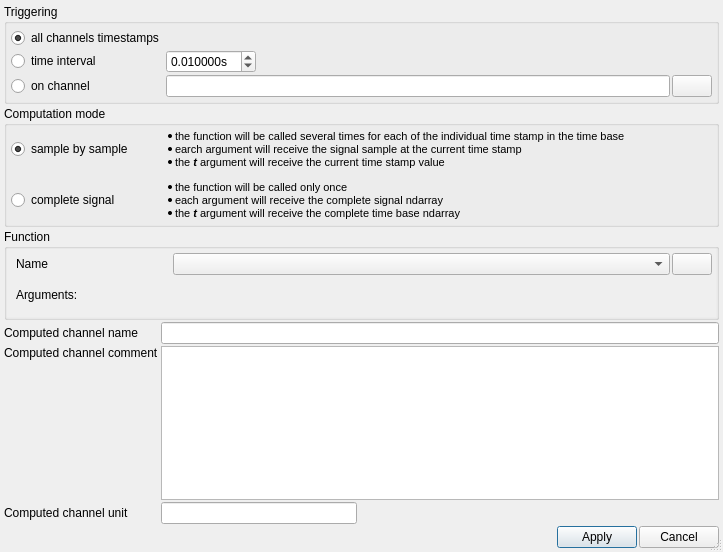
<?xml version="1.0" encoding="UTF-8"?>
<ui version="4.0">
 <class>ComputedChannel</class>
 <widget class="QDialog" name="ComputedChannel">
  <property name="geometry">
   <rect>
    <x>0</x>
    <y>0</y>
    <width>723</width>
    <height>552</height>
   </rect>
  </property>
  <property name="maximumSize">
   <size>
    <width>16777215</width>
    <height>16777215</height>
   </size>
  </property>
  <property name="windowTitle">
   <string>Define new channel</string>
  </property>
  <property name="windowIcon">
   <iconset resource="resource.qrc">
    <normaloff>:/plus.png</normaloff>:/plus.png</iconset>
  </property>
  <property name="sizeGripEnabled">
   <bool>true</bool>
  </property>
  <layout class="QGridLayout" name="gridLayout" rowstretch="0,0,1,0,0,0,0,0" columnstretch="0,0,0,0,0">
   <property name="leftMargin">
    <number>4</number>
   </property>
   <property name="topMargin">
    <number>4</number>
   </property>
   <property name="rightMargin">
    <number>4</number>
   </property>
   <property name="bottomMargin">
    <number>4</number>
   </property>
   <property name="spacing">
    <number>2</number>
   </property>
   <item row="5" column="1" colspan="4">
    <widget class="QPlainTextEdit" name="comment"/>
   </item>
   <item row="7" column="3">
    <widget class="QPushButton" name="apply_btn">
     <property name="text">
      <string>Apply</string>
     </property>
    </widget>
   </item>
   <item row="0" column="0" colspan="5">
    <widget class="QGroupBox" name="groupBox_3">
     <property name="title">
      <string>Triggering</string>
     </property>
     <layout class="QGridLayout" name="gridLayout_8">
      <property name="leftMargin">
       <number>4</number>
      </property>
      <property name="topMargin">
       <number>4</number>
      </property>
      <property name="rightMargin">
       <number>4</number>
      </property>
      <property name="bottomMargin">
       <number>4</number>
      </property>
      <property name="spacing">
       <number>2</number>
      </property>
      <item row="1" column="2">
       <spacer name="horizontalSpacer_8">
        <property name="orientation">
         <enum>Qt::Horizontal</enum>
        </property>
        <property name="sizeHint" stdset="0">
         <size>
          <width>40</width>
          <height>20</height>
         </size>
        </property>
       </spacer>
      </item>
      <item row="1" column="1">
       <widget class="QDoubleSpinBox" name="trigger_interval">
        <property name="suffix">
         <string>s</string>
        </property>
        <property name="decimals">
         <number>6</number>
        </property>
        <property name="minimum">
         <double>0.000001000000000</double>
        </property>
        <property name="maximum">
         <double>10.000000000000000</double>
        </property>
        <property name="singleStep">
         <double>0.100000000000000</double>
        </property>
        <property name="value">
         <double>0.010000000000000</double>
        </property>
       </widget>
      </item>
      <item row="4" column="1" colspan="2">
       <widget class="QLineEdit" name="trigger_channel"/>
      </item>
      <item row="4" column="0">
       <widget class="QRadioButton" name="triggering_on_channel">
        <property name="text">
         <string>on channel</string>
        </property>
       </widget>
      </item>
      <item row="1" column="0">
       <widget class="QRadioButton" name="triggering_on_interval">
        <property name="text">
         <string>time interval</string>
        </property>
       </widget>
      </item>
      <item row="4" column="3">
       <widget class="QPushButton" name="trigger_search_btn">
        <property name="text">
         <string/>
        </property>
        <property name="icon">
         <iconset resource="resource.qrc">
          <normaloff>:/search.png</normaloff>:/search.png</iconset>
        </property>
       </widget>
      </item>
      <item row="0" column="0">
       <widget class="QRadioButton" name="triggering_on_all">
        <property name="text">
         <string>all channels timestamps</string>
        </property>
        <property name="checked">
         <bool>true</bool>
        </property>
       </widget>
      </item>
     </layout>
    </widget>
   </item>
   <item row="7" column="1">
    <spacer name="horizontalSpacer_3">
     <property name="orientation">
      <enum>Qt::Horizontal</enum>
     </property>
     <property name="sizeHint" stdset="0">
      <size>
       <width>40</width>
       <height>20</height>
      </size>
     </property>
    </spacer>
   </item>
   <item row="7" column="4">
    <widget class="QPushButton" name="cancel_btn">
     <property name="text">
      <string>Cancel</string>
     </property>
    </widget>
   </item>
   <item row="6" column="0">
    <widget class="QLabel" name="label_6">
     <property name="text">
      <string>Computed channel unit</string>
     </property>
    </widget>
   </item>
   <item row="5" column="0">
    <widget class="QLabel" name="label_8">
     <property name="text">
      <string>Computed channel comment</string>
     </property>
     <property name="alignment">
      <set>Qt::AlignLeading|Qt::AlignLeft|Qt::AlignTop</set>
     </property>
    </widget>
   </item>
   <item row="6" column="1">
    <widget class="QLineEdit" name="unit">
     <property name="placeholderText">
      <string/>
     </property>
    </widget>
   </item>
   <item row="3" column="0">
    <widget class="QLabel" name="label_7">
     <property name="text">
      <string>Computed channel name</string>
     </property>
    </widget>
   </item>
   <item row="3" column="1" colspan="4">
    <widget class="QLineEdit" name="name">
     <property name="inputMask">
      <string/>
     </property>
     <property name="text">
      <string/>
     </property>
     <property name="placeholderText">
      <string/>
     </property>
    </widget>
   </item>
   <item row="7" column="2">
    <spacer name="horizontalSpacer_7">
     <property name="orientation">
      <enum>Qt::Horizontal</enum>
     </property>
     <property name="sizeHint" stdset="0">
      <size>
       <width>40</width>
       <height>20</height>
      </size>
     </property>
    </spacer>
   </item>
   <item row="2" column="0" colspan="5">
    <widget class="QGroupBox" name="groupBox">
     <property name="title">
      <string>Function</string>
     </property>
     <layout class="QVBoxLayout" name="verticalLayout">
      <property name="spacing">
       <number>0</number>
      </property>
      <property name="leftMargin">
       <number>0</number>
      </property>
      <property name="topMargin">
       <number>0</number>
      </property>
      <property name="rightMargin">
       <number>0</number>
      </property>
      <property name="bottomMargin">
       <number>0</number>
      </property>
      <item>
       <widget class="QScrollArea" name="scrollArea">
        <property name="frameShape">
         <enum>QFrame::NoFrame</enum>
        </property>
        <property name="lineWidth">
         <number>0</number>
        </property>
        <property name="widgetResizable">
         <bool>true</bool>
        </property>
        <widget class="QWidget" name="args_widget">
         <property name="geometry">
          <rect>
           <x>0</x>
           <y>0</y>
           <width>713</width>
           <height>69</height>
          </rect>
         </property>
         <layout class="QGridLayout" name="arg_layout">
          <property name="leftMargin">
           <number>9</number>
          </property>
          <property name="topMargin">
           <number>4</number>
          </property>
          <property name="rightMargin">
           <number>4</number>
          </property>
          <property name="bottomMargin">
           <number>4</number>
          </property>
          <property name="spacing">
           <number>2</number>
          </property>
          <item row="0" column="2">
           <widget class="QPushButton" name="show_definition_btn">
            <property name="text">
             <string/>
            </property>
            <property name="icon">
             <iconset resource="resource.qrc">
              <normaloff>:/info.png</normaloff>:/info.png</iconset>
            </property>
           </widget>
          </item>
          <item row="1" column="1">
           <spacer name="horizontalSpacer">
            <property name="orientation">
             <enum>Qt::Horizontal</enum>
            </property>
            <property name="sizeHint" stdset="0">
             <size>
              <width>40</width>
              <height>20</height>
             </size>
            </property>
           </spacer>
          </item>
          <item row="0" column="0">
           <widget class="QLabel" name="label_9">
            <property name="minimumSize">
             <size>
              <width>155</width>
              <height>0</height>
             </size>
            </property>
            <property name="text">
             <string>Name</string>
            </property>
           </widget>
          </item>
          <item row="0" column="1">
           <widget class="QComboBox" name="functions"/>
          </item>
          <item row="1" column="0">
           <widget class="QLabel" name="label">
            <property name="text">
             <string>Arguments:</string>
            </property>
           </widget>
          </item>
         </layout>
        </widget>
       </widget>
      </item>
     </layout>
    </widget>
   </item>
   <item row="1" column="0" colspan="5">
    <widget class="QGroupBox" name="groupBox_2">
     <property name="title">
      <string>Computation mode</string>
     </property>
     <layout class="QGridLayout" name="gridLayout_2" columnstretch="0,1">
      <property name="leftMargin">
       <number>4</number>
      </property>
      <property name="topMargin">
       <number>4</number>
      </property>
      <property name="rightMargin">
       <number>4</number>
      </property>
      <property name="bottomMargin">
       <number>4</number>
      </property>
      <property name="horizontalSpacing">
       <number>2</number>
      </property>
      <property name="verticalSpacing">
       <number>12</number>
      </property>
      <item row="0" column="0">
       <widget class="QRadioButton" name="sample_by_sample">
        <property name="text">
         <string>sample by sample</string>
        </property>
        <property name="checked">
         <bool>true</bool>
        </property>
       </widget>
      </item>
      <item row="0" column="1">
       <widget class="QLabel" name="label_24">
        <property name="text">
         <string>&lt;!DOCTYPE HTML PUBLIC &quot;-//W3C//DTD HTML 4.0//EN&quot; &quot;http://www.w3.org/TR/REC-html40/strict.dtd&quot;&gt;
&lt;html&gt;&lt;head&gt;&lt;meta name=&quot;qrichtext&quot; content=&quot;1&quot; /&gt;&lt;meta charset=&quot;utf-8&quot; /&gt;&lt;style type=&quot;text/css&quot;&gt;
p, li { white-space: pre-wrap; }
hr { height: 1px; border-width: 0; }
&lt;/style&gt;&lt;/head&gt;&lt;body style=&quot; font-family:'Segoe UI'; font-size:9pt; font-weight:400; font-style:normal;&quot;&gt;
&lt;ul style=&quot;margin-top: 0px; margin-bottom: 0px; margin-left: 0px; margin-right: 0px; -qt-list-indent: 1;&quot;&gt;&lt;li style=&quot; font-family:'MS Shell Dlg 2'; font-size:8pt;&quot; style=&quot; margin-top:12px; margin-bottom:0px; margin-left:0px; margin-right:0px; -qt-block-indent:0; text-indent:0px;&quot;&gt;the function will be called several times for each of the individual time stamp in the time base&lt;/li&gt;
&lt;li style=&quot; font-family:'MS Shell Dlg 2'; font-size:8pt;&quot; style=&quot; margin-top:0px; margin-bottom:0px; margin-left:0px; margin-right:0px; -qt-block-indent:0; text-indent:0px;&quot;&gt;earch argument will receive the signal sample at the current time stamp&lt;/li&gt;
&lt;li style=&quot; font-family:'MS Shell Dlg 2'; font-size:8pt;&quot; style=&quot; margin-top:0px; margin-bottom:0px; margin-left:0px; margin-right:0px; -qt-block-indent:0; text-indent:0px;&quot;&gt;the&lt;span style=&quot; font-weight:700; font-style:italic;&quot;&gt; t&lt;/span&gt; argument will receive the current time stamp value&lt;/li&gt;&lt;/ul&gt;&lt;/body&gt;&lt;/html&gt;</string>
        </property>
        <property name="textFormat">
         <enum>Qt::RichText</enum>
        </property>
        <property name="wordWrap">
         <bool>false</bool>
        </property>
       </widget>
      </item>
      <item row="1" column="0">
       <widget class="QRadioButton" name="complete_signal">
        <property name="text">
         <string>complete signal</string>
        </property>
        <property name="checked">
         <bool>false</bool>
        </property>
       </widget>
      </item>
      <item row="1" column="1">
       <widget class="QLabel" name="label_25">
        <property name="text">
         <string>&lt;!DOCTYPE HTML PUBLIC &quot;-//W3C//DTD HTML 4.0//EN&quot; &quot;http://www.w3.org/TR/REC-html40/strict.dtd&quot;&gt;
&lt;html&gt;&lt;head&gt;&lt;meta name=&quot;qrichtext&quot; content=&quot;1&quot; /&gt;&lt;meta charset=&quot;utf-8&quot; /&gt;&lt;style type=&quot;text/css&quot;&gt;
p, li { white-space: pre-wrap; }
hr { height: 1px; border-width: 0; }
&lt;/style&gt;&lt;/head&gt;&lt;body style=&quot; font-family:'Segoe UI'; font-size:9pt; font-weight:400; font-style:normal;&quot;&gt;
&lt;ul style=&quot;margin-top: 0px; margin-bottom: 0px; margin-left: 0px; margin-right: 0px; -qt-list-indent: 1;&quot;&gt;&lt;li style=&quot; font-family:'MS Shell Dlg 2'; font-size:8pt;&quot; style=&quot; margin-top:0px; margin-bottom:0px; margin-left:0px; margin-right:0px; -qt-block-indent:0; text-indent:0px;&quot;&gt;the function will be called only once&lt;/li&gt;
&lt;li style=&quot; font-family:'MS Shell Dlg 2'; font-size:8pt;&quot; style=&quot; margin-top:0px; margin-bottom:0px; margin-left:0px; margin-right:0px; -qt-block-indent:0; text-indent:0px;&quot;&gt;each argument will receive the complete signal ndarray&lt;/li&gt;&lt;/ul&gt;
&lt;ul style=&quot;margin-top: 0px; margin-bottom: 0px; margin-left: 0px; margin-right: 0px; -qt-list-indent: 1;&quot;&gt;&lt;li style=&quot; font-family:'MS Shell Dlg 2'; font-size:8pt;&quot; style=&quot; margin-top:0px; margin-bottom:0px; margin-left:0px; margin-right:0px; -qt-block-indent:0; text-indent:0px;&quot;&gt;the&lt;span style=&quot; font-style:italic;&quot;&gt; &lt;/span&gt;&lt;span style=&quot; font-weight:700; font-style:italic;&quot;&gt;t&lt;/span&gt;&lt;span style=&quot; font-style:italic;&quot;&gt; &lt;/span&gt;argument will receive the complete time base ndarray&lt;/li&gt;&lt;/ul&gt;&lt;/body&gt;&lt;/html&gt;</string>
        </property>
       </widget>
      </item>
     </layout>
    </widget>
   </item>
  </layout>
 </widget>
 <tabstops>
  <tabstop>triggering_on_all</tabstop>
  <tabstop>triggering_on_interval</tabstop>
  <tabstop>trigger_interval</tabstop>
  <tabstop>triggering_on_channel</tabstop>
  <tabstop>trigger_channel</tabstop>
  <tabstop>trigger_search_btn</tabstop>
  <tabstop>sample_by_sample</tabstop>
  <tabstop>complete_signal</tabstop>
  <tabstop>scrollArea</tabstop>
  <tabstop>functions</tabstop>
  <tabstop>show_definition_btn</tabstop>
  <tabstop>name</tabstop>
  <tabstop>comment</tabstop>
  <tabstop>unit</tabstop>
  <tabstop>apply_btn</tabstop>
  <tabstop>cancel_btn</tabstop>
 </tabstops>
 <resources>
  <include location="resource.qrc"/>
 </resources>
 <connections/>
</ui>
